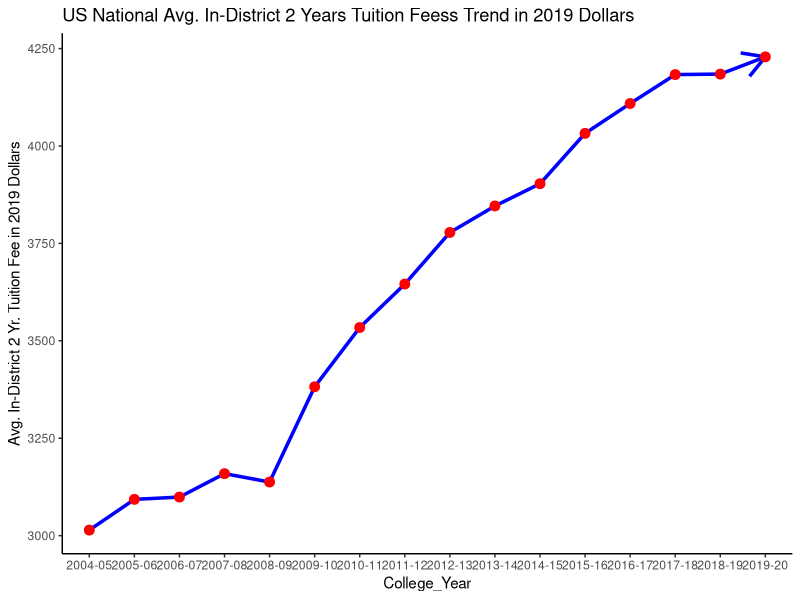
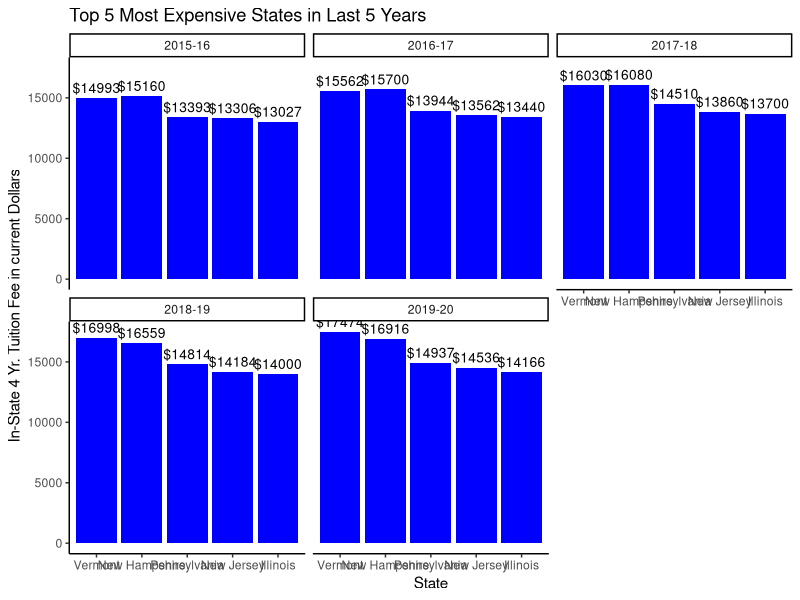

These figures' R source, in order:
## ---- chunk 1
collegepricing.df <- read.delim(file="trends-college-pricing-data.csv",header = TRUE, stringsAsFactors = FALSE, sep = ",",skip =2)

knitr::kable(head(collegepricing.df[, 1:10]), "markdown")
## ---- chunk 2

knitr::kable(head(collegepricing.df[, 1:10]), "markdown")
## ---- chunk 3
str(collegepricing.df)
## ---- chunk 4
summary(collegepricing.df)
## ---- chunk 5
#install.packages("tidyverse")
library(tidyverse)
collegepricing.df <- collegepricing.df %>% select(-X,-contains("Change"))
collegepricing.df <-collegepricing.df %>% rename(State = In.2019.Dollars)
knitr::kable(head(collegepricing.df[, 1:10]), "markdown")


## ---- chunk 6
dollars2019.df <- collegepricing.df[1:52,]
dollarscurrent.df <- collegepricing.df[55:106,]

dollars2019.district.df <- dollars2019.df %>% select(State, 2:17)
dollars2019.state.df <- dollars2019.df %>% select(State, 18:33)



dollarscurrent.district.df <- dollarscurrent.df %>% select(State, 2:17)
dollarscurrent.state.df <- dollarscurrent.df %>% select(State, 18:33)

knitr::kable(head(dollars2019.state.df[, 1:15]), "markdown")

## ---- chunk 7
dollars2019.district.df <- dollars2019.district.df %>% gather(key = 'College_Year', value = "In-District 2 Yr. Tuition Fee in 2019 Dollars",-State)
dollars2019.state.df <- dollars2019.state.df %>% gather(key = 'College_Year', value = "In-State 4 Yr. Tuition Fee in 2019 Dollars", -State)


dollarscurrent.district.df  <- dollarscurrent.district.df  %>% gather(key = 'College_Year', value = "In-District 2 Yr. Tuition Fee in current Dollars",-State)
dollarscurrent.state.df <- dollarscurrent.state.df %>% gather(key = 'College_Year', value = "In-State 4 Yr. Tuition Fee in current Dollars", -State)
knitr::kable(head(dollars2019.state.df), "markdown")

## ---- chunk 8
dollars2019.district.df$College_Year <- str_replace_all(dollars2019.district.df$College_Year,"X","")
dollars2019.district.df$College_Year <- str_trim(str_replace_all(dollars2019.district.df$College_Year,"\\.","-"))

dollars2019.state.df$College_Year <- str_replace_all(dollars2019.state.df$College_Year,"X","")
dollars2019.state.df$College_Year <- str_trim(str_replace_all(dollars2019.state.df$College_Year,"\\.","-"))
dollars2019.state.df$College_Year <- str_trim(str_replace_all(dollars2019.state.df$College_Year,"-05-1","-05"))
dollars2019.state.df$College_Year <- str_trim(str_replace_all(dollars2019.state.df$College_Year,"-06-1","-06"))
dollars2019.state.df$College_Year <- str_trim(str_replace_all(dollars2019.state.df$College_Year,"-07-1","-07"))
dollars2019.state.df$College_Year <- str_trim(str_replace_all(dollars2019.state.df$College_Year,"-08-1","-08"))
dollars2019.state.df$College_Year <- str_trim(str_replace_all(dollars2019.state.df$College_Year,"-09-1","-09"))
dollars2019.state.df$College_Year <- str_trim(str_replace_all(dollars2019.state.df$College_Year,"-10-1","-10"))
dollars2019.state.df$College_Year <- str_trim(str_replace_all(dollars2019.state.df$College_Year,"-11-1","-11"))
dollars2019.state.df$College_Year <- str_trim(str_replace_all(dollars2019.state.df$College_Year,"-12-1","-12"))
dollars2019.state.df$College_Year <- str_trim(str_replace_all(dollars2019.state.df$College_Year,"-13-1","-13"))
dollars2019.state.df$College_Year <- str_trim(str_replace_all(dollars2019.state.df$College_Year,"-14-1","-14"))
dollars2019.state.df$College_Year <- str_trim(str_replace_all(dollars2019.state.df$College_Year,"-15-1","-15"))
dollars2019.state.df$College_Year <- str_trim(str_replace_all(dollars2019.state.df$College_Year,"-16-1","-16"))
dollars2019.state.df$College_Year <- str_trim(str_replace_all(dollars2019.state.df$College_Year,"-17-1","-17"))
dollars2019.state.df$College_Year <- str_trim(str_replace_all(dollars2019.state.df$College_Year,"-18-1","-18"))
dollars2019.state.df$College_Year <- str_trim(str_replace_all(dollars2019.state.df$College_Year,"-19-1","-19"))
dollars2019.state.df$College_Year <- str_trim(str_replace_all(dollars2019.state.df$College_Year,"-20-1","-20"))



knitr::kable(head(dollars2019.state.df), "markdown")
## ---- chunk 9
dollarscurrent.district.df$College_Year <- str_replace_all(dollarscurrent.district.df$College_Year,"X","")
dollarscurrent.district.df$College_Year <- str_trim(str_replace_all(dollarscurrent.district.df$College_Year,"\\.","-"))


dollarscurrent.state.df$College_Year <- str_replace_all(dollarscurrent.state.df$College_Year,"X","")
dollarscurrent.state.df$College_Year <- str_trim(str_replace_all(dollarscurrent.state.df$College_Year,"\\.","-"))
dollarscurrent.state.df$College_Year <- str_trim(str_replace_all(dollarscurrent.state.df$College_Year,"-05-1","-05"))
dollarscurrent.state.df$College_Year <- str_trim(str_replace_all(dollarscurrent.state.df$College_Year,"-06-1","-06"))
dollarscurrent.state.df$College_Year <- str_trim(str_replace_all(dollarscurrent.state.df$College_Year,"-07-1","-07"))
dollarscurrent.state.df$College_Year <- str_trim(str_replace_all(dollarscurrent.state.df$College_Year,"-08-1","-08"))
dollarscurrent.state.df$College_Year <- str_trim(str_replace_all(dollarscurrent.state.df$College_Year,"-09-1","-09"))
dollarscurrent.state.df$College_Year <- str_trim(str_replace_all(dollarscurrent.state.df$College_Year,"-10-1","-10"))
dollarscurrent.state.df$College_Year <- str_trim(str_replace_all(dollarscurrent.state.df$College_Year,"-11-1","-11"))
dollarscurrent.state.df$College_Year <- str_trim(str_replace_all(dollarscurrent.state.df$College_Year,"-12-1","-12"))
dollarscurrent.state.df$College_Year <- str_trim(str_replace_all(dollarscurrent.state.df$College_Year,"-13-1","-13"))
dollarscurrent.state.df$College_Year <- str_trim(str_replace_all(dollarscurrent.state.df$College_Year,"-14-1","-14"))
dollarscurrent.state.df$College_Year <- str_trim(str_replace_all(dollarscurrent.state.df$College_Year,"-15-1","-15"))
dollarscurrent.state.df$College_Year <- str_trim(str_replace_all(dollarscurrent.state.df$College_Year,"-16-1","-16"))
dollarscurrent.state.df$College_Year <- str_trim(str_replace_all(dollarscurrent.state.df$College_Year,"-17-1","-17"))
dollarscurrent.state.df$College_Year <- str_trim(str_replace_all(dollarscurrent.state.df$College_Year,"-18-1","-18"))
dollarscurrent.state.df$College_Year <- str_trim(str_replace_all(dollarscurrent.state.df$College_Year,"-19-1","-19"))
dollarscurrent.state.df$College_Year <- str_trim(str_replace_all(dollarscurrent.state.df$College_Year,"-20-1","-20"))

knitr::kable(head(dollarscurrent.state.df), "markdown")
## ---- chunk 10
dollars2019DF <- inner_join(dollars2019.district.df,dollars2019.state.df)

dollars2019DF$`In-District 2 Yr. Tuition Fee in 2019 Dollars` <- as.numeric(str_trim(str_replace_all(str_replace_all(dollars2019DF$`In-District 2 Yr. Tuition Fee in 2019 Dollars`,"N/A","$0"),"\\$|,","")))
dollars2019DF$`In-State 4 Yr. Tuition Fee in 2019 Dollars` <- as.numeric(str_trim(str_replace_all(str_replace_all(dollars2019DF$`In-State 4 Yr. Tuition Fee in 2019 Dollars`,"N/A","$0"),"\\$|,","")))

dollarscurrentDF <- inner_join(dollarscurrent.district.df,dollarscurrent.state.df)
dollarscurrentDF$`In-District 2 Yr. Tuition Fee in current Dollars` <- as.numeric(str_trim(str_replace_all(str_replace_all(dollarscurrentDF$`In-District 2 Yr. Tuition Fee in current Dollars`,"N/A","$0"),"\\$|,","")))
dollarscurrentDF$`In-State 4 Yr. Tuition Fee in current Dollars` <- as.numeric(str_trim(str_replace_all(str_replace_all(dollarscurrentDF$`In-State 4 Yr. Tuition Fee in current Dollars`,"N/A","$0"),"\\$|,","")))


maindf<-inner_join(dollars2019DF,dollarscurrentDF)
knitr::kable(head(maindf), "markdown")
## ---- chunk 11
knitr::kable(head(collegepricing.df[, 1:10]), "markdown")
## ---- chunk 12
knitr::kable(head(maindf), "markdown")
## ---- chunk 13
nationalavg2019 <- maindf %>% group_by(College_Year) %>% summarize(`Avg. In-District 2 Yr. Tuition Fee in 2019 Dollars` = mean(`In-District 2 Yr. Tuition Fee in 2019 Dollars`),`Avg. In-State 4 Yr. Tuition Fee in 2019 Dollars` = mean(`In-State 4 Yr. Tuition Fee in 2019 Dollars`))

theme_set(theme_classic())

ggplot(data=nationalavg2019, aes(x=College_Year,y=`Avg. In-District 2 Yr. Tuition Fee in 2019 Dollars`, group=1)) +
  geom_line(arrow = arrow(), color = "blue",size = 1.2)+
  geom_point(color = "red", size = 3)+
  #theme(axis.text.x=element_text(angle = 45, vjust = 0.5)) +
  scale_fill_brewer(palette="Paired") + 
  ggtitle("US National Avg. In-District 2 Years Tuition Feess Trend in 2019 Dollars") 


## ---- chunk 14
lastfiveyears <- maindf %>% select(State, College_Year,`In-State 4 Yr. Tuition Fee in current Dollars`) %>%
                          filter(College_Year >= "2015-16") %>%  group_by(College_Year,State) %>% 
                          summarise(`In-State 4 Yr. Tuition Fee in current Dollars`= sum(`In-State 4 Yr. Tuition Fee in current Dollars`)) %>% 
                          arrange(College_Year,-`In-State 4 Yr. Tuition Fee in current Dollars`) %>% 
                          mutate(rank = row_number()) %>% filter(rank<=5)

theme_set(theme_classic())

ggplot(lastfiveyears, aes(x = reorder(State,-`In-State 4 Yr. Tuition Fee in current Dollars`), y = `In-State 4 Yr. Tuition Fee in current Dollars`)) + 
  geom_bar(stat = "identity",fill="blue") + 
  geom_text(aes(label=paste0("$",round(`In-State 4 Yr. Tuition Fee in current Dollars`,0))), vjust=-0.5, color="black", position = position_dodge(0.9), size=3.5) +
  scale_fill_brewer(palette="Paired") + 
  ggtitle("Top 5 Most Expensive States in Last 5 Years") +
  xlab("State") +  ylab ("In-State 4 Yr. Tuition Fee in current Dollars") +
  facet_wrap(~College_Year)


